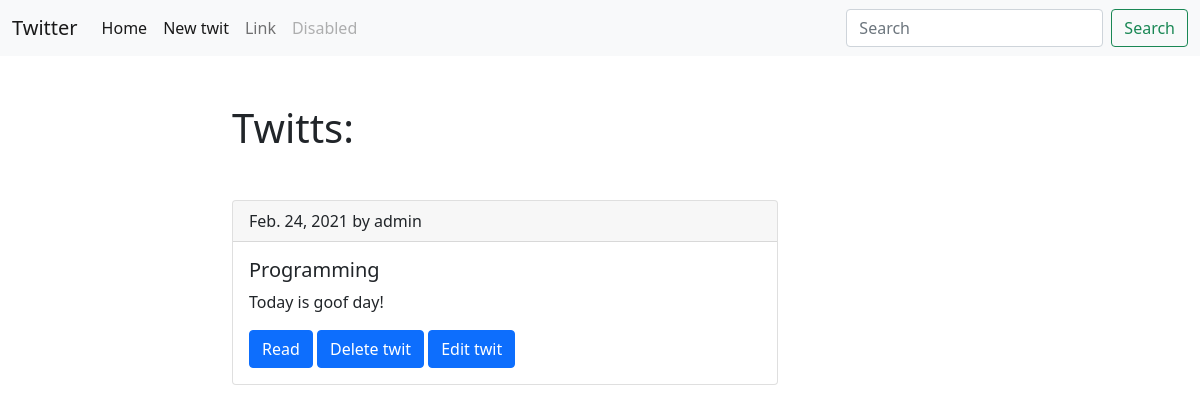
Before: /home/ with the older database file.
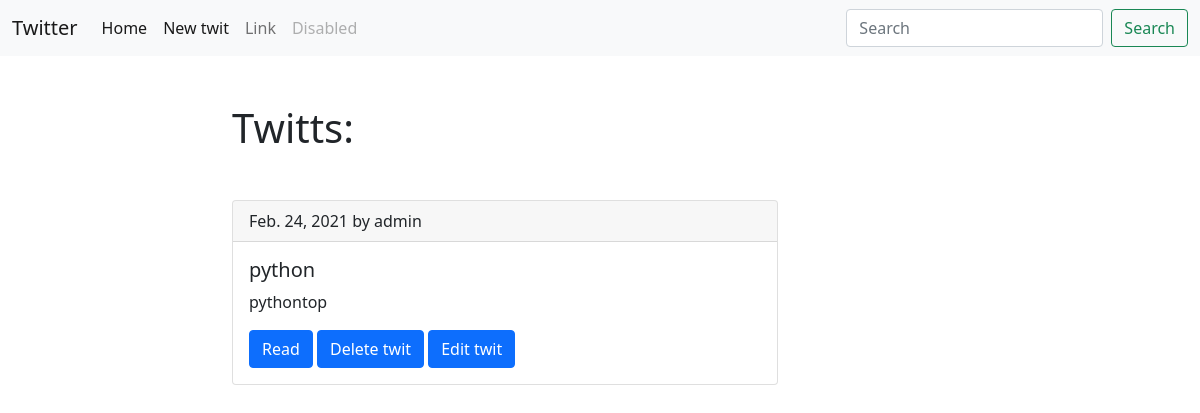
After: the same page with the newer database file.
### blog/models.py (models this page shows, shortened)
class Post(models.Model):
    title = models.CharField(max_length=100)
    date_pub = models.DateField(auto_now_add=True)
    body = models.TextField()
    created_by = models.ForeignKey(User, on_delete=models.CASCADE,
                                   related_name='create_posts')
    class Meta:
        verbose_name = 'Пост'
        verbose_name_plural = 'Посты'

### blog/views.py (the view)
# urls.py: path('home/', posts_list, name='posts_list'),
def posts_list(request):
    posts = Post.objects.all()
    return render(request, 'blog/index.html', {'posts':posts})

### blog/templates/blog/index.html (shortened to what this page needs)
{% extends 'blog/base_blog.html' %}
{% block content %}
<div class="mb-5">
    <h1>Twitts:</h1>
</div>
{% for el in posts %}
        <div class="card mb-5">
            <div class="card-header">
                {{el.date_pub}} by {{el.created_by}}
            </div>
            <div class="card-body">
                <h5 class="card-title">{{ el.title }}</h5>
                <p class="card-text">{{ el.body|truncatewords:5 }}</p>
                <a href="{% url 'post_detail' pk=el.id %}" class="btn btn-primary">Read</a>
                <a href="{% url 'delete_twit' pk=el.id %}" class="btn btn-primary">Delete twit</a>
                <a href="{% url 'edit_twit' pk=el.id %}" class="btn btn-primary">Edit twit</a>
            </div>
        </div>
{% endfor %}
{% endblock %}

Changed rows visible on the page:
changed Post "admin": title "Programming" → "python"; body "Today is goof day!" → "pythontop"
